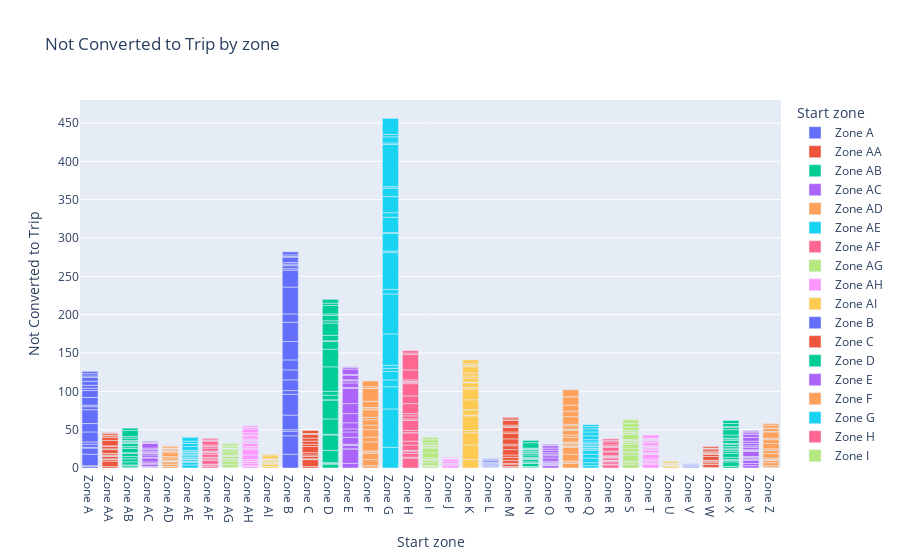

Notebook cell for this chart:
### Code cell
dfn = dfn.sort_values(by = ['Start zone'], ascending=[True])
fig = px.bar(dfn, x="Start zone", y="Converted to Trip", color="Start zone"
            ,title="Not Converted to Trip by zone",
            labels={"Converted to Trip": "Not Converted to Trip"})
fig.show()

### Figure 1 — Plotly figure (JSON) as saved in the notebook; plotly's stock layout.template omitted (floating-point values rounded to 4 significant figures)
{"data": [{"alignmentgroup": "True", "hovertemplate": "Start zone=%{x}<br>Not Converted to Trip=%{y}<extra></extra>", "legendgroup": "Zone A", "marker": {"color": "#636efa"}, "name": "Zone A", "offsetgroup": "Zone A", "orientation": "v", "showlegend": true, "textposition": "auto", "type": "bar", "x": ["Zone A", "Zone A", "Zone A", "Zone A", "Zone A", "Zone A", "Zone A", "Zone A", "Zone A", "Zone A", "Zone A", "Zone A", "Zone A", "Zone A", "Zone A", "Zone A", "Zone A", "Zone A", "Zone A", "Zone A", "Zone A", "Zone A", "Zone A"], "xaxis": "x", "y": [2, 1, 15, 8, 1, 4, 3, 13, 11, 0, 18, 4, 2, 10, 0, 9, 3, 4, 5, 5, 2, 3, 3], "yaxis": "y"}, {"alignmentgroup": "True", "hovertemplate": "Start zone=%{x}<br>Not Converted to Trip=%{y}<extra></extra>", "legendgroup": "Zone AA", "marker": {"color": "#EF553B"}, "name": "Zone AA", "offsetgroup": "Zone AA", "orientation": "v", "showlegend": true, "textposition": "auto", "type": "bar", "x": ["Zone AA", "Zone AA", "Zone AA", "Zone AA", "Zone AA", "Zone AA", "Zone AA", "Zone AA", "Zone AA", "Zone AA", "Zone AA", "Zone AA", "Zone AA", "Zone AA", "Zone AA", "Zone AA", "Zone AA", "Zone AA", "Zone AA", "Zone AA", "Zone AA"], "xaxis": "x", "y": [0, 2, 7, 2, 1, 3, 1, 1, 2, 0, 0, 5, 1, 3, 1, 7, 4, 2, 1, 2, 1], "yaxis": "y"}, {"alignmentgroup": "True", "hovertemplate": "Start zone=%{x}<br>Not Converted to Trip=%{y}<extra></extra>", "legendgroup": "Zone AB", "marker": {"color": "#00cc96"}, "name": "Zone AB", "offsetgroup": "Zone AB", "orientation": "v", "showlegend": true, "textposition": "auto", "type": "bar", "x": ["Zone AB", "Zone AB", "Zone AB", "Zone AB", "Zone AB", "Zone AB", "Zone AB", "Zone AB", "Zone AB", "Zone AB", "Zone AB", "Zone AB", "Zone AB", "Zone AB", "Zone AB", "Zone AB", "Zone AB", "Zone AB", "Zone AB", "Zone AB"], "xaxis": "x", "y": [1, 2, 1, 4, 4, 3, 4, 1, 6, 0, 2, 4, 1, 0, 2, 1, 3, 2, 8, 3], "yaxis": "y"}, {"alignmentgroup": "True", "hovertemplate": "Start zone=%{x}<br>Not Converted to Trip=%{y}<extra></extra>", "legendgroup": "Zone AC", "marker": {"color": "#ab63fa"}, "name": "Zone AC", "offsetgroup": "Zone AC", "orientation": "v", "showlegend": true, "textposition": "auto", "type": "bar", "x": ["Zone AC", "Zone AC", "Zone AC", "Zone AC", "Zone AC", "Zone AC", "Zone AC", "Zone AC", "Zone AC", "Zone AC", "Zone AC", "Zone AC", "Zone AC", "Zone AC", "Zone AC", "Zone AC", "Zone AC", "Zone AC", "Zone AC"], "xaxis": "x", "y": [1, 0, 1, 3, 1, 2, 5, 1, 3, 2, 1, 2, 2, 2, 6, 0, 1, 1, 1], "yaxis": "y"}, {"alignmentgroup": "True", "hovertemplate": "Start zone=%{x}<br>Not Converted to Trip=%{y}<extra></extra>", "legendgroup": "Zone AD", "marker": {"color": "#FFA15A"}, "name": "Zone AD", "offsetgroup": "Zone AD", "orientation": "v", "showlegend": true, "textposition": "auto", "type": "bar", "x": ["Zone AD", "Zone AD", "Zone AD", "Zone AD", "Zone AD", "Zone AD", "Zone AD", "Zone AD", "Zone AD", "Zone AD", "Zone AD", "Zone AD", "Zone AD", "Zone AD", "Zone AD", "Zone AD", "Zone AD", "Zone AD"], "xaxis": "x", "y": [2, 0, 3, 3, 1, 0, 1, 3, 2, 5, 2, 1, 2, 1, 0, 0, 2, 1], "yaxis": "y"}, {"alignmentgroup": "True", "hovertemplate": "Start zone=%{x}<br>Not Converted to Trip=%{y}<extra></extra>", "legendgroup": "Zone AE", "marker": {"color": "#19d3f3"}, "name": "Zone AE", "offsetgroup": "Zone AE", "orientation": "v", "showlegend": true, "textposition": "auto", "type": "bar", "x": ["Zone AE", "Zone AE", "Zone AE", "Zone AE", "Zone AE", "Zone AE", "Zone AE", "Zone AE", "Zone AE", "Zone AE", "Zone AE", "Zone AE", "Zone AE", "Zone AE", "Zone AE", "Zone AE", "Zone AE"], "xaxis": "x", "y": [4, 4, 0, 0, 1, 2, 1, 2, 2, 2, 2, 1, 2, 5, 4, 3, 5], "yaxis": "y"}, {"alignmentgroup": "True", "hovertemplate": "Start zone=%{x}<br>Not Converted to Trip=%{y}<extra></extra>", "legendgroup": "Zone AF", "marker": {"color": "#FF6692"}, "name": "Zone AF", "offsetgroup": "Zone AF", "orientation": "v", "showlegend": true, "textposition": "auto", "type": "bar", "x": ["Zone AF", "Zone AF", "Zone AF", "Zone AF", "Zone AF", "Zone AF", "Zone AF", "Zone AF", "Zone AF", "Zone AF", "Zone AF", "Zone AF", "Zone AF", "Zone AF", "Zone AF", "Zone AF", "Zone AF"], "xaxis": "x", "y": [2, 2, 1, 5, 2, 2, 4, 2, 1, 1, 4, 2, 2, 5, 1, 2, 1], "yaxis": "y"}, {"alignmentgroup": "True", "hovertemplate": "Start zone=%{x}<br>Not Converted to Trip=%{y}<extra></extra>", "legendgroup": "Zone AG", "marker": {"color": "#B6E880"}, "name": "Zone AG", "offsetgroup": "Zone AG", "orientation": "v", "showlegend": true, "textposition": "auto", "type": "bar", "x": ["Zone AG", "Zone AG", "Zone AG", "Zone AG", "Zone AG", "Zone AG", "Zone AG", "Zone AG", "Zone AG", "Zone AG", "Zone AG", "Zone AG", "Zone AG", "Zone AG", "Zone AG", "Zone AG", "Zone AG"], "xaxis": "x", "y": [0, 1, 4, 4, 2, 1, 3, 1, 1, 4, 3, 1, 1, 0, 2, 2, 2], "yaxis": "y"}, {"alignmentgroup": "True", "hovertemplate": "Start zone=%{x}<br>Not Converted to Trip=%{y}<extra></extra>", "legendgroup": "Zone AH", "marker": {"color": "#FF97FF"}, "name": "Zone AH", "offsetgroup": "Zone AH", "orientation": "v", "showlegend": true, "textposition": "auto", "type": "bar", "x": ["Zone AH", "Zone AH", "Zone AH", "Zone AH", "Zone AH", "Zone AH", "Zone AH", "Zone AH", "Zone AH", "Zone AH", "Zone AH", "Zone AH", "Zone AH", "Zone AH", "Zone AH", "Zone AH", "Zone AH", "Zone AH", "Zone AH", "Zone AH", "Zone AH", "Zone AH"], "xaxis": "x", "y": [2, 1, 3, 3, 0, 2, 6, 7, 2, 2, 4, 1, 2, 1, 2, 0, 4, 1, 3, 5, 2, 2], "yaxis": "y"}, {"alignmentgroup": "True", "hovertemplate": "Start zone=%{x}<br>Not Converted to Trip=%{y}<extra></extra>", "legendgroup": "Zone AI", "marker": {"color": "#FECB52"}, "name": "Zone AI", "offsetgroup": "Zone AI", "orientation": "v", "showlegend": true, "textposition": "auto", "type": "bar", "x": ["Zone AI", "Zone AI", "Zone AI", "Zone AI", "Zone AI", "Zone AI", "Zone AI", "Zone AI", "Zone AI", "Zone AI", "Zone AI", "Zone AI", "Zone AI", "Zone AI"], "xaxis": "x", "y": [2, 3, 1, 1, 1, 2, 1, 1, 0, 4, 2, 1, 0, 0], "yaxis": "y"}, {"alignmentgroup": "True", "hovertemplate": "Start zone=%{x}<br>Not Converted to Trip=%{y}<extra></extra>", "legendgroup": "Zone B", "marker": {"color": "#636efa"}, "name": "Zone B", "offsetgroup": "Zone B", "orientation": "v", "showlegend": true, "textposition": "auto", "type": "bar", "x": ["Zone B", "Zone B", "Zone B", "Zone B", "Zone B", "Zone B", "Zone B", "Zone B", "Zone B", "Zone B", "Zone B", "Zone B", "Zone B", "Zone B", "Zone B", "Zone B", "Zone B", "Zone B", "Zone B", "Zone B", "Zone B", "Zone B", "Zone B", "Zone B"], "xaxis": "x", "y": [18, 24, 6, 2, 19, 27, 5, 14, 13, 13, 24, 25, 11, 35, 22, 2, 4, 0, 2, 2, 7, 1, 2, 4], "yaxis": "y"}, {"alignmentgroup": "True", "hovertemplate": "Start zone=%{x}<br>Not Converted to Trip=%{y}<extra></extra>", "legendgroup": "Zone C", "marker": {"color": "#EF553B"}, "name": "Zone C", "offsetgroup": "Zone C", "orientation": "v", "showlegend": true, "textposition": "auto", "type": "bar", "x": ["Zone C", "Zone C", "Zone C", "Zone C", "Zone C", "Zone C", "Zone C", "Zone C", "Zone C", "Zone C", "Zone C", "Zone C", "Zone C", "Zone C", "Zone C", "Zone C", "Zone C", "Zone C", "Zone C"], "xaxis": "x", "y": [0, 2, 9, 1, 0, 0, 3, 2, 3, 8, 3, 4, 4, 5, 0, 1, 0, 0, 4], "yaxis": "y"}, {"alignmentgroup": "True", "hovertemplate": "Start zone=%{x}<br>Not Converted to Trip=%{y}<extra></extra>", "legendgroup": "Zone D", "marker": {"color": "#00cc96"}, "name": "Zone D", "offsetgroup": "Zone D", "orientation": "v", "showlegend": true, "textposition": "auto", "type": "bar", "x": ["Zone D", "Zone D", "Zone D", "Zone D", "Zone D", "Zone D", "Zone D", "Zone D", "Zone D", "Zone D", "Zone D", "Zone D", "Zone D", "Zone D", "Zone D", "Zone D", "Zone D", "Zone D", "Zone D", "Zone D", "Zone D", "Zone D", "Zone D", "Zone D"], "xaxis": "x", "y": [5, 1, 1, 16, 20, 1, 20, 25, 0, 0, 6, 5, 32, 23, 10, 1, 7, 16, 3, 7, 2, 11, 3, 5], "yaxis": "y"}, {"alignmentgroup": "True", "hovertemplate": "Start zone=%{x}<br>Not Converted to Trip=%{y}<extra></extra>", "legendgroup": "Zone E", "marker": {"color": "#ab63fa"}, "name": "Zone E", "offsetgroup": "Zone E", "orientation": "v", "showlegend": true, "textposition": "auto", "type": "bar", "x": ["Zone E", "Zone E", "Zone E", "Zone E", "Zone E", "Zone E", "Zone E", "Zone E", "Zone E", "Zone E", "Zone E", "Zone E", "Zone E", "Zone E", "Zone E", "Zone E", "Zone E", "Zone E", "Zone E", "Zone E", "Zone E", "Zone E", "Zone E"], "xaxis": "x", "y": [6, 19, 0, 5, 0, 1, 9, 7, 4, 8, 12, 13, 20, 1, 6, 3, 0, 1, 6, 1, 7, 2, 1], "yaxis": "y"}, {"alignmentgroup": "True", "hovertemplate": "Start zone=%{x}<br>Not Converted to Trip=%{y}<extra></extra>", "legendgroup": "Zone F", "marker": {"color": "#FFA15A"}, "name": "Zone F", "offsetgroup": "Zone F", "orientation": "v", "showlegend": true, "textposition": "auto", "type": "bar", "x": ["Zone F", "Zone F", "Zone F", "Zone F", "Zone F", "Zone F", "Zone F", "Zone F", "Zone F", "Zone F", "Zone F", "Zone F", "Zone F", "Zone F", "Zone F", "Zone F", "Zone F", "Zone F", "Zone F", "Zone F", "Zone F", "Zone F", "Zone F"], "xaxis": "x", "y": [3, 0, 8, 8, 2, 1, 12, 6, 10, 6, 7, 3, 10, 1, 2, 8, 17, 0, 0, 2, 8, 0, 0], "yaxis": "y"}, {"alignmentgroup": "True", "hovertemplate": "Start zone=%{x}<br>Not Converted to Trip=%{y}<extra></extra>", "legendgroup": "Zone G", "marker": {"color": "#19d3f3"}, "name": "Zone G", "offsetgroup": "Zone G", "orientation": "v", "showlegend": true, "textposition": "auto", "type": "bar", "x": ["Zone G", "Zone G", "Zone G", "Zone G", "Zone G", "Zone G", "Zone G", "Zone G", "Zone G", "Zone G", "Zone G", "Zone G", "Zone G", "Zone G", "Zone G", "Zone G", "Zone G", "Zone G", "Zone G", "Zone G", "Zone G", "Zone G", "Zone G", "Zone G"], "xaxis": "x", "y": [27, 50, 29, 9, 11, 4, 4, 41, 52, 6, 48, 2, 23, 1, 20, 6, 21, 11, 2, 55, 2, 8, 3, 21], "yaxis": "y"}, {"alignmentgroup": "True", "hovertemplate": "Start zone=%{x}<br>Not Converted to Trip=%{y}<extra></extra>", "legendgroup": "Zone H", "marker": {"color": "#FF6692"}, "name": "Zone H", "offsetgroup": "Zone H", "orientation": "v", "showlegend": true, "textposition": "auto", "type": "bar", "x": ["Zone H", "Zone H", "Zone H", "Zone H", "Zone H", "Zone H", "Zone H", "Zone H", "Zone H", "Zone H", "Zone H", "Zone H", "Zone H", "Zone H", "Zone H", "Zone H", "Zone H", "Zone H", "Zone H", "Zone H", "Zone H", "Zone H", "Zone H", "Zone H"], "xaxis": "x", "y": [13, 1, 5, 3, 1, 7, 5, 11, 0, 3, 13, 2, 4, 3, 13, 10, 16, 2, 1, 2, 13, 20, 2, 3], "yaxis": "y"}, {"alignmentgroup": "True", "hovertemplate": "Start zone=%{x}<br>Not Converted to Trip=%{y}<extra></extra>", "legendgroup": "Zone I", "marker": {"color": "#B6E880"}, "name": "Zone I", "offsetgroup": "Zone I", "orientation": "v", "showlegend": true, "textposition": "auto", "type": "bar", "x": ["Zone I", "Zone I", "Zone I", "Zone I", "Zone I", "Zone I", "Zone I", "Zone I", "Zone I", "Zone I", "Zone I", "Zone I", "Zone I", "Zone I", "Zone I", "Zone I"], "xaxis": "x", "y": [0, 2, 1, 0, 4, 3, 1, 2, 7, 6, 1, 2, 1, 3, 4, 3], "yaxis": "y"}, {"alignmentgroup": "True", "hovertemplate": "Start zone=%{x}<br>Not Converted to Trip=%{y}<extra></extra>", "legendgroup": "Zone J", "marker": {"color": "#FF97FF"}, "name": "Zone J", "offsetgroup": "Zone J", "orientation": "v", "showlegend": true, "textposition": "auto", "type": "bar", "x": ["Zone J", "Zone J", "Zone J", "Zone J", "Zone J", "Zone J", "Zone J", "Zone J", "Zone J", "Zone J"], "xaxis": "x", "y": [3, 2, 1, 3, 3, 0, 1, 0, 0, 1], "yaxis": "y"}, {"alignmentgroup": "True", "hovertemplate": "Start zone=%{x}<br>Not Converted to Trip=%{y}<extra></extra>", "legendgroup": "Zone K", "marker": {"color": "#FECB52"}, "name": "Zone K", "offsetgroup": "Zone K", "orientation": "v", "showlegend": true, "textposition": "auto", "type": "bar", "x": ["Zone K", "Zone K", "Zone K", "Zone K", "Zone K", "Zone K", "Zone K", "Zone K", "Zone K", "Zone K", "Zone K", "Zone K", "Zone K", "Zone K", "Zone K", "Zone K", "Zone K", "Zone K", "Zone K", "Zone K", "Zone K", "Zone K", "Zone K"], "xaxis": "x", "y": [11, 19, 16, 3, 0, 19, 1, 7, 0, 13, 14, 2, 6, 1, 0, 5, 3, 4, 8, 2, 0, 2, 5], "yaxis": "y"}, {"alignmentgroup": "True", "hovertemplate": "Start zone=%{x}<br>Not Converted to Trip=%{y}<extra></extra>", "legendgroup": "Zone L", "marker": {"color": "#636efa"}, "name": "Zone L", "offsetgroup": "Zone L", "orientation": "v", "showlegend": true, "textposition": "auto", "type": "bar", "x": ["Zone L", "Zone L", "Zone L", "Zone L", "Zone L", "Zone L", "Zone L", "Zone L", "Zone L", "Zone L", "Zone L", "Zone L", "Zone L", "Zone L", "Zone L"], "xaxis": "x", "y": [1, 0, 0, 0, 1, 1, 1, 1, 1, 1, 0, 1, 2, 1, 1], "yaxis": "y"}, {"alignmentgroup": "True", "hovertemplate": "Start zone=%{x}<br>Not Converted to Trip=%{y}<extra></extra>", "legendgroup": "Zone M", "marker": {"color": "#EF553B"}, "name": "Zone M", "offsetgroup": "Zone M", "orientation": "v", "showlegend": true, "textposition": "auto", "type": "bar", "x": ["Zone M", "Zone M", "Zone M", "Zone M", "Zone M", "Zone M", "Zone M", "Zone M", "Zone M", "Zone M", "Zone M", "Zone M", "Zone M", "Zone M", "Zone M", "Zone M", "Zone M", "Zone M", "Zone M", "Zone M", "Zone M"], "xaxis": "x", "y": [1, 1, 3, 1, 4, 4, 3, 7, 5, 2, 7, 7, 2, 6, 0, 1, 2, 6, 0, 2, 2], "yaxis": "y"}, {"alignmentgroup": "True", "hovertemplate": "Start zone=%{x}<br>Not Converted to Trip=%{y}<extra></extra>", "legendgroup": "Zone N", "marker": {"color": "#00cc96"}, "name": "Zone N", "offsetgroup": "Zone N", "orientation": "v", "showlegend": true, "textposition": "auto", "type": "bar", "x": ["Zone N", "Zone N", "Zone N", "Zone N", "Zone N", "Zone N", "Zone N", "Zone N", "Zone N", "Zone N", "Zone N", "Zone N", "Zone N", "Zone N", "Zone N", "Zone N", "Zone N", "Zone N", "Zone N", "Zone N"], "xaxis": "x", "y": [1, 1, 4, 0, 2, 0, 3, 1, 1, 1, 3, 2, 2, 1, 2, 1, 0, 1, 7, 3], "yaxis": "y"}, {"alignmentgroup": "True", "hovertemplate": "Start zone=%{x}<br>Not Converted to Trip=%{y}<extra></extra>", "legendgroup": "Zone O", "marker": {"color": "#ab63fa"}, "name": "Zone O", "offsetgroup": "Zone O", "orientation": "v", "showlegend": true, "textposition": "auto", "type": "bar", "x": ["Zone O", "Zone O", "Zone O", "Zone O", "Zone O", "Zone O", "Zone O", "Zone O", "Zone O", "Zone O", "Zone O", "Zone O", "Zone O", "Zone O", "Zone O"], "xaxis": "x", "y": [3, 1, 1, 1, 1, 2, 4, 3, 2, 2, 3, 3, 3, 1, 1], "yaxis": "y"}, {"alignmentgroup": "True", "hovertemplate": "Start zone=%{x}<br>Not Converted to Trip=%{y}<extra></extra>", "legendgroup": "Zone P", "marker": {"color": "#FFA15A"}, "name": "Zone P", "offsetgroup": "Zone P", "orientation": "v", "showlegend": true, "textposition": "auto", "type": "bar", "x": ["Zone P", "Zone P", "Zone P", "Zone P", "Zone P", "Zone P", "Zone P", "Zone P", "Zone P", "Zone P", "Zone P", "Zone P", "Zone P", "Zone P", "Zone P", "Zone P", "Zone P", "Zone P", "Zone P", "Zone P", "Zone P", "Zone P", "Zone P", "Zone P"], "xaxis": "x", "y": [6, 2, 1, 9, 9, 1, 2, 2, 0, 2, 0, 6, 3, 6, 2, 0, 4, 2, 10, 7, 8, 11, 0, 9], "yaxis": "y"}, {"alignmentgroup": "True", "hovertemplate": "Start zone=%{x}<br>Not Converted to Trip=%{y}<extra></extra>", "legendgroup": "Zone Q", "marker": {"color": "#19d3f3"}, "name": "Zone Q", "offsetgroup": "Zone Q", "orientation": "v", "showlegend": true, "textposition": "auto", "type": "bar", "x": ["Zone Q", "Zone Q", "Zone Q", "Zone Q", "Zone Q", "Zone Q", "Zone Q", "Zone Q", "Zone Q", "Zone Q", "Zone Q", "Zone Q", "Zone Q", "Zone Q", "Zone Q", "Zone Q", "Zone Q", "Zone Q", "Zone Q", "Zone Q"], "xaxis": "x", "y": [0, 0, 3, 4, 6, 5, 5, 2, 1, 2, 2, 2, 2, 3, 5, 5, 4, 3, 3, 0], "yaxis": "y"}, {"alignmentgroup": "True", "hovertemplate": "Start zone=%{x}<br>Not Converted to Trip=%{y}<extra></extra>", "legendgroup": "Zone R", "marker": {"color": "#FF6692"}, "name": "Zone R", "offsetgroup": "Zone R", "orientation": "v", "showlegend": true, "textposition": "auto", "type": "bar", "x": ["Zone R", "Zone R", "Zone R", "Zone R", "Zone R", "Zone R", "Zone R", "Zone R", "Zone R", "Zone R", "Zone R", "Zone R", "Zone R", "Zone R", "Zone R", "Zone R", "Zone R", "Zone R", "Zone R", "Zone R", "Zone R"], "xaxis": "x", "y": [4, 1, 3, 1, 1, 0, 0, 0, 0, 3, 1, 1, 1, 5, 1, 5, 1, 2, 4, 2, 2], "yaxis": "y"}, {"alignmentgroup": "True", "hovertemplate": "Start zone=%{x}<br>Not Converted to Trip=%{y}<extra></extra>", "legendgroup": "Zone S", "marker": {"color": "#B6E880"}, "name": "Zone S", "offsetgroup": "Zone S", "orientation": "v", "showlegend": true, "textposition": "auto", "type": "bar", "x": ["Zone S", "Zone S", "Zone S", "Zone S", "Zone S", "Zone S", "Zone S", "Zone S", "Zone S", "Zone S", "Zone S", "Zone S", "Zone S", "Zone S", "Zone S", "Zone S", "Zone S", "Zone S", "Zone S", "Zone S", "Zone S", "Zone S", "Zone S"], "xaxis": "x", "y": [5, 3, 1, 8, 4, 0, 5, 5, 3, 0, 0, 2, 1, 0, 7, 2, 1, 2, 4, 5, 5, 0, 1], "yaxis": "y"}, {"alignmentgroup": "True", "hovertemplate": "Start zone=%{x}<br>Not Converted to Trip=%{y}<extra></extra>", "legendgroup": "Zone T", "marker": {"color": "#FF97FF"}, "name": "Zone T", "offsetgroup": "Zone T", "orientation": "v", "showlegend": true, "textposition": "auto", "type": "bar", "x": ["Zone T", "Zone T", "Zone T", "Zone T", "Zone T", "Zone T", "Zone T", "Zone T", "Zone T", "Zone T", "Zone T", "Zone T", "Zone T", "Zone T", "Zone T", "Zone T", "Zone T", "Zone T", "Zone T", "Zone T", "Zone T"], "xaxis": "x", "y": [5, 1, 2, 2, 2, 6, 0, 1, 1, 3, 2, 2, 1, 1, 4, 1, 2, 1, 1, 1, 4], "yaxis": "y"}, {"alignmentgroup": "True", "hovertemplate": "Start zone=%{x}<br>Not Converted to Trip=%{y}<extra></extra>", "legendgroup": "Zone U", "marker": {"color": "#FECB52"}, "name": "Zone U", "offsetgroup": "Zone U", "orientation": "v", "showlegend": true, "textposition": "auto", "type": "bar", "x": ["Zone U", "Zone U", "Zone U", "Zone U", "Zone U", "Zone U", "Zone U", "Zone U", "Zone U", "Zone U", "Zone U"], "xaxis": "x", "y": [2, 1, 1, 0, 1, 1, 0, 0, 0, 2, 1], "yaxis": "y"}, {"alignmentgroup": "True", "hovertemplate": "Start zone=%{x}<br>Not Converted to Trip=%{y}<extra></extra>", "legendgroup": "Zone V", "marker": {"color": "#636efa"}, "name": "Zone V", "offsetgroup": "Zone V", "orientation": "v", "showlegend": true, "textposition": "auto", "type": "bar", "x": ["Zone V", "Zone V", "Zone V", "Zone V", "Zone V", "Zone V", "Zone V", "Zone V", "Zone V"], "xaxis": "x", "y": [1, 1, 0, 1, 1, 1, 0, 1, 0], "yaxis": "y"}, {"alignmentgroup": "True", "hovertemplate": "Start zone=%{x}<br>Not Converted to Trip=%{y}<extra></extra>", "legendgroup": "Zone W", "marker": {"color": "#EF553B"}, "name": "Zone W", "offsetgroup": "Zone W", "orientation": "v", "showlegend": true, "textposition": "auto", "type": "bar", "x": ["Zone W", "Zone W", "Zone W", "Zone W", "Zone W", "Zone W", "Zone W", "Zone W", "Zone W", "Zone W", "Zone W", "Zone W", "Zone W", "Zone W", "Zone W", "Zone W", "Zone W", "Zone W"], "xaxis": "x", "y": [1, 4, 0, 2, 2, 1, 0, 5, 3, 0, 1, 1, 2, 3, 0, 1, 0, 2], "yaxis": "y"}, {"alignmentgroup": "True", "hovertemplate": "Start zone=%{x}<br>Not Converted to Trip=%{y}<extra></extra>", "legendgroup": "Zone X", "marker": {"color": "#00cc96"}, "name": "Zone X", "offsetgroup": "Zone X", "orientation": "v", "showlegend": true, "textposition": "auto", "type": "bar", "x": ["Zone X", "Zone X", "Zone X", "Zone X", "Zone X", "Zone X", "Zone X", "Zone X", "Zone X", "Zone X", "Zone X", "Zone X", "Zone X", "Zone X", "Zone X", "Zone X", "Zone X", "Zone X", "Zone X", "Zone X", "Zone X", "Zone X"], "xaxis": "x", "y": [2, 6, 2, 1, 0, 3, 5, 3, 2, 2, 2, 3, 1, 4, 2, 1, 4, 7, 3, 1, 4, 4], "yaxis": "y"}, {"alignmentgroup": "True", "hovertemplate": "Start zone=%{x}<br>Not Converted to Trip=%{y}<extra></extra>", "legendgroup": "Zone Y", "marker": {"color": "#ab63fa"}, "name": "Zone Y", "offsetgroup": "Zone Y", "orientation": "v", "showlegend": true, "textposition": "auto", "type": "bar", "x": ["Zone Y", "Zone Y", "Zone Y", "Zone Y", "Zone Y", "Zone Y", "Zone Y", "Zone Y", "Zone Y", "Zone Y", "Zone Y", "Zone Y", "Zone Y", "Zone Y", "Zone Y", "Zone Y", "Zone Y", "Zone Y", "Zone Y", "Zone Y", "Zone Y"], "xaxis": "x", "y": [0, 3, 3, 4, 1, 2, 1, 1, 7, 0, 1, 1, 3, 2, 3, 3, 5, 4, 2, 2, 1], "yaxis": "y"}, {"alignmentgroup": "True", "hovertemplate": "Start zone=%{x}<br>Not Converted to Trip=%{y}<extra></extra>", "legendgroup": "Zone Z", "marker": {"color": "#FFA15A"}, "name": "Zone Z", "offsetgroup": "Zone Z", "orientation": "v", "showlegend": true, "textposition": "auto", "type": "bar", "x": ["Zone Z", "Zone Z", "Zone Z", "Zone Z", "Zone Z", "Zone Z", "Zone Z", "Zone Z", "Zone Z", "Zone Z", "Zone Z", "Zone Z", "Zone Z", "Zone Z", "Zone Z", "Zone Z", "Zone Z", "Zone Z", "Zone Z"], "xaxis": "x", "y": [1, 2, 4, 3, 0, 1, 2, 6, 4, 2, 7, 5, 2, 8, 1, 4, 0, 4, 2], "yaxis": "y"}], "layout": {"barmode": "relative", "legend": {"title": {"text": "Start zone"}, "tracegroupgap": 0}, "title": {"text": "Not Converted to Trip by zone"}, "xaxis": {"anchor": "y", "categoryarray": ["Zone A", "Zone AA", "Zone AB", "Zone AC", "Zone AD", "Zone AE", "Zone AF", "Zone AG", "Zone AH", "Zone AI", "Zone B", "Zone C", "Zone D", "Zone E", "Zone F", "Zone G", "Zone H", "Zone I", "Zone J", "Zone K", "Zone L", "Zone M", "Zone N", "Zone O", "Zone P", "Zone Q", "Zone R", "Zone S", "Zone T", "Zone U", "Zone V", "Zone W", "Zone X", "Zone Y", "Zone Z"], "categoryorder": "array", "domain": [0, 1], "title": {"text": "Start zone"}}, "yaxis": {"anchor": "x", "domain": [0, 1], "title": {"text": "Not Converted to Trip"}}}}
